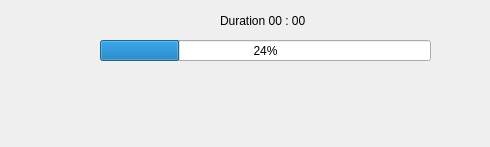
<?xml version="1.0" encoding="UTF-8"?>
<ui version="4.0">
 <class>Form</class>
 <widget class="QWidget" name="Form">
  <property name="geometry">
   <rect>
    <x>0</x>
    <y>0</y>
    <width>490</width>
    <height>147</height>
   </rect>
  </property>
  <property name="windowTitle">
   <string>Form</string>
  </property>
  <widget class="QProgressBar" name="progressBar">
   <property name="geometry">
    <rect>
     <x>100</x>
     <y>40</y>
     <width>331</width>
     <height>21</height>
    </rect>
   </property>
   <property name="value">
    <number>24</number>
   </property>
  </widget>
  <widget class="QPushButton" name="pushButton">
   <property name="geometry">
    <rect>
     <x>20</x>
     <y>10</y>
     <width>81</width>
     <height>81</height>
    </rect>
   </property>
   <property name="text">
    <string/>
   </property>
   <property name="icon">
    <iconset>
     <normaloff>Images/pngwing.com (5) copie.png</normaloff>Images/pngwing.com (5) copie.png</iconset>
   </property>
   <property name="iconSize">
    <size>
     <width>50</width>
     <height>50</height>
    </size>
   </property>
   <property name="flat">
    <bool>true</bool>
   </property>
  </widget>
  <widget class="QPushButton" name="pushButton_2">
   <property name="geometry">
    <rect>
     <x>300</x>
     <y>70</y>
     <width>91</width>
     <height>51</height>
    </rect>
   </property>
   <property name="text">
    <string/>
   </property>
   <property name="icon">
    <iconset>
     <normaloff>Images/1904659-arrow-backup-down-download-save-storage-transfer_122509.png</normaloff>Images/1904659-arrow-backup-down-download-save-storage-transfer_122509.png</iconset>
   </property>
   <property name="iconSize">
    <size>
     <width>50</width>
     <height>50</height>
    </size>
   </property>
   <property name="flat">
    <bool>true</bool>
   </property>
  </widget>
  <widget class="QPushButton" name="pushButton_3">
   <property name="geometry">
    <rect>
     <x>130</x>
     <y>70</y>
     <width>91</width>
     <height>41</height>
    </rect>
   </property>
   <property name="text">
    <string/>
   </property>
   <property name="icon">
    <iconset>
     <normaloff>Images/pngwing.com (5) 2.png</normaloff>Images/pngwing.com (5) 2.png</iconset>
   </property>
   <property name="iconSize">
    <size>
     <width>50</width>
     <height>50</height>
    </size>
   </property>
   <property name="flat">
    <bool>true</bool>
   </property>
  </widget>
  <widget class="QLabel" name="label">
   <property name="geometry">
    <rect>
     <x>220</x>
     <y>10</y>
     <width>111</width>
     <height>21</height>
    </rect>
   </property>
   <property name="text">
    <string>Duration 00 : 00</string>
   </property>
  </widget>
 </widget>
 <resources/>
 <connections/>
</ui>
